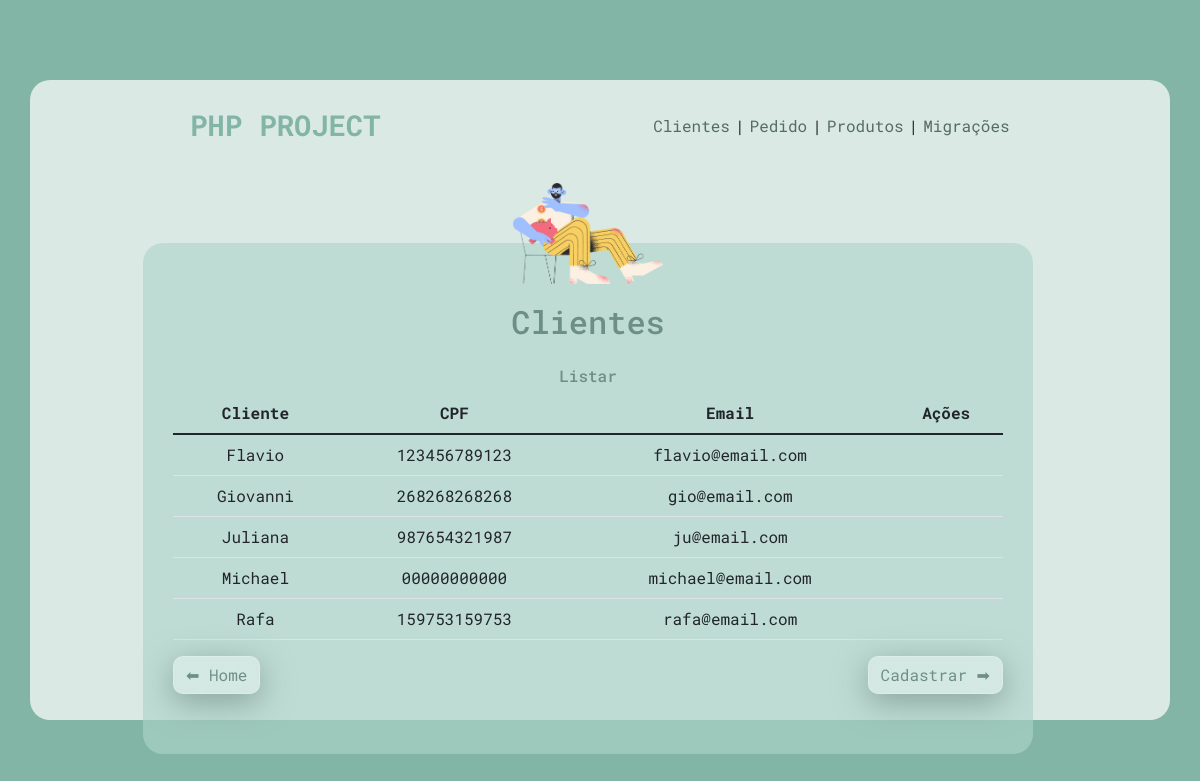
/clients/list-clients.php, run on the app's committed database.
### tables this page shows
CREATE TABLE clients (
	id int not null auto_increment primary key,
    nome_cliente varchar (100) not null,
    cpf char (15) not null,
    email varchar (100)
);

### clients/list-clients.php (the view, shortened to what this page needs)
<?php
require_once('../backend/connection.php');
?>
<!DOCTYPE html>
<html lang="en">
<head>
  <link href="https://cdn.jsdelivr.net/npm/bootstrap@5.1.3/dist/css/bootstrap.min.css" rel="stylesheet">
  <link href="/style/home.css" rel="stylesheet">
  <link href="/style/form.css" rel="stylesheet">
  <link rel="stylesheet" href="path/to/font-awesome/css/font-awesome.min.css">
</head>
<body>
  <div class="container box-content">
    <?php
    include_once('../header.php');
    ?>
    <div class="container row d-flex my-5">
      <div class="container text-center col-10 card-menu">
        <div class="container-img">
          <img src="/assets/pablo-214.png" alt="" class="img-thumb">
        </div>
        <h2 class="color-title mb-4">Clientes</h2>
        <h6 class="color-title">Listar</h6>
        <table class="table">
          <thead>
            <tr>
              <th scope="col">Cliente</th>
              <th scope="col">CPF</th>
              <th scope="col">Email</th>
              <th scope="col">Ações</th>
            </tr>
          </thead>
          <tbody>
            <?php
            $connect = $db->query("select * from clients order by nome_cliente");
            if (!$connect) {
              echo "<tr><td>Error na busca</td></tr>";
            } else {
              if ($connect->num_rows == 0) {
                echo "<tr><td>Nenhum registro encontrado</td></tr>";
              } else {
                while ($registro = $connect->fetch_object()) {
                  echo "
                              <tr>
                                  <td>$registro->nome_cliente</td>
                                  <td>$registro->cpf</td>
                                  <td>$registro->email</td>
                                  <td>
                                      <a>
                                      </a>
                                  </td>
                              </tr>";
                }
              }
            }
            ?>
          </tbody>
        </table>
        <div class="d-flex justify-content-between mt-3">
          <a href="/index.html" class="btn">⬅ Home</a>
          <a href="/clients/form-clients.html" class="btn">Cadastrar ➡</a>
        </div>
      </div>
    </div>
  </div>
</body>
</html>

### header.php
<header class="container pt-4 pb-5 d-flex justify-content-around">
    <a href="/index.php" class="title-home text-decoration-none">PHP Project</a>
    <nav class="d-flex align-items-center">
        <a href="/clients/list-clients.php" class="text-decoration-none">Clientes </a>|
        <a href="/requests/list-requests.php" class="text-decoration-none">Pedido </a>|
        <a href="/products/list-products.php" class="text-decoration-none">Produtos </a>|
        <a href="#" class="text-decoration-none">Migrações</a>
    </nav>
</header>

### style/home.css (style rules this page uses)
* { margin: 0; padding: 0; box-sizing: border-box; font-family: 'Roboto Mono', monospace; }
body { background-color: #82B5A5; }
.box-content { background: rgba(255, 255, 255, 0.705); height: 80vh; margin-top: 10vh; border-radius: 20px; }
.title-home { color: #82B5A5; font-size: 1.8rem; text-transform: uppercase; font-weight: bold; }
nav { gap: 5px; }
a.btn { color: #6d8f84; background: rgba( 255, 255, 255, 0.35 ); box-shadow: 0 8px 32px 0 #6680789f; backdrop-filter: blur( 13.5px ); -webkit-backdrop-filter: blur( 13.5px ); border-radius: 10px; border: 1px solid rgba( 255, 255, 255, 0.18 ); }
a.btn:hover, nav a, nav a:hover { color: #566b64; }
.card-menu { background-color: #aed6cb9f; border: none; border-radius: 20px; min-height: 150px; position: relative; }
.container-img { position: relative; }

### style/form.css (style rules this page uses)
.img-thumb { position: absolute; width: 150px; top: -120px; left: 50%; transform: translateX(-50%); }
.color-title { color: #6d8f84; }
.card-menu { padding: 60px 30px; }

### data on the page
clients: nome_cliente "Flavio", cpf "123456789123", email "flavio@email.com"
clients: nome_cliente "Giovanni", cpf "268268268268", email "gio@email.com"
clients: nome_cliente "Juliana", cpf "987654321987", email "ju@email.com"
clients: nome_cliente "Michael", cpf "00000000000", email "michael@email.com"
clients: nome_cliente "Rafa", cpf "159753159753", email "rafa@email.com"
